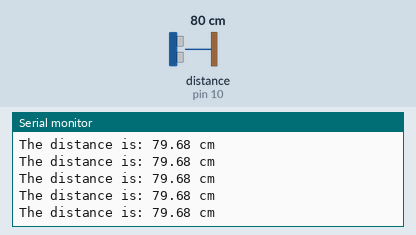
A sketch run on a simulated Arduino Uno, built with avr-gcc and run on an emulated ATmega328P. Parts: the last lines printed to the serial monitor. Wiring (inferred from the names in the program): ultrasonic range finder: trigger pin 9; echo pin 10. The test bench sets the inputs (shaded band); at power-on: distance to the obstacle (sensor on pin 10) 80 cm. The echo pulse lasts 58.3 µs per cm.

Above: at 1.2 s.
1.3 s: distance to the obstacle (sensor on pin 10) set to 250 cm
At 1.39 s:
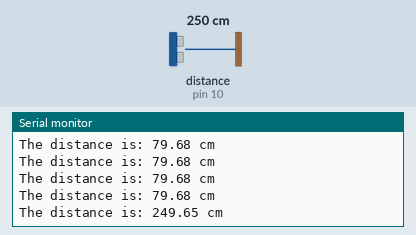
4.3 s: distance to the obstacle (sensor on pin 10) set to 2 cm
At 4.39 s:
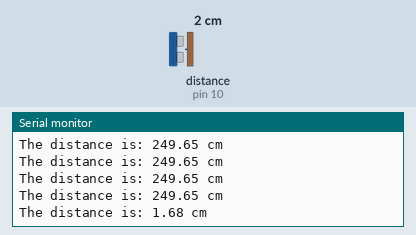
5.8 s: distance to the obstacle (sensor on pin 10) set to 35 cm
At 5.8 s:
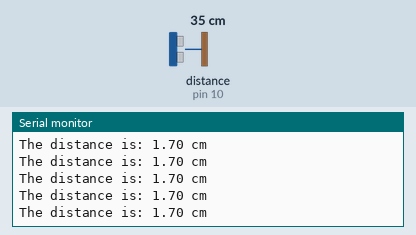
8.8 s: distance to the obstacle (sensor on pin 10) set to 250 cm
At 8.9 s:
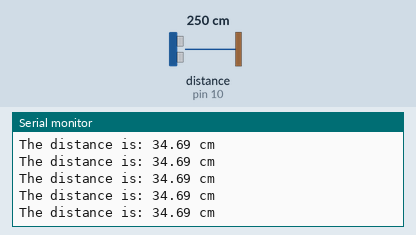
Timing chart, 0 to 11.8 s (numbered marks = the images above; inputs shaded):
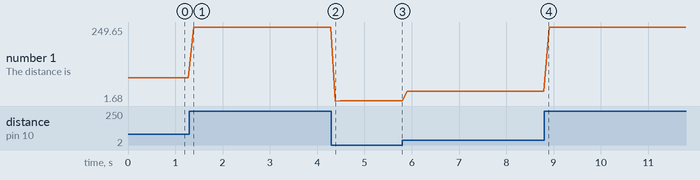

The sketch:

prog_52.ino
```cpp
const byte trigPin = 9;
const byte echoPin = 10;

float duration;
float distance;

void setup() {
	Serial.begin(9600);
	pinMode(trigPin, OUTPUT);
	pinMode(echoPin, INPUT);
}

void loop() {
	digitalWrite(trigPin, LOW);
	delayMicroseconds(2);
	digitalWrite(trigPin, HIGH);
	delayMicroseconds(10);
	digitalWrite(trigPin, LOW);
	duration = pulseIn(echoPin, HIGH);
	distance = duration * 0.0343 / 2.0;
	Serial.print("The distance is: ");
	Serial.print(distance);
	Serial.println(" cm");
	delay(100);
}
```

Measured:
- after the input at 1.3 s, the serial monitor: prints a new line after 0.09 s (image 1)
- after the input at 4.3 s, the serial monitor: prints a new line after 0.08 s (image 2)
- plotted number 1: 79.68 → 249.65 after the input at 1.3 s, 249.65 → 1.7 after the input at 4.3 s, 1.7 → 34.69 after the input at 5.8 s, 34.69 → 249.65 after the input at 8.8 s
